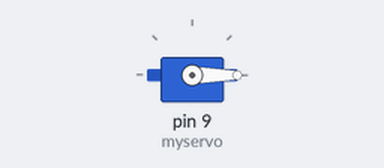
A sketch run on a simulated Arduino Uno, built with avr-gcc and run on an emulated ATmega328P. Shown: servo.

Above: at 0.05 s.
At 1.5 s:
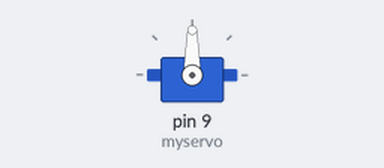
At 3.0 s:
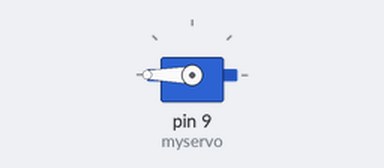
Timing chart, 0 to 6.9 s (numbered marks = the images above):
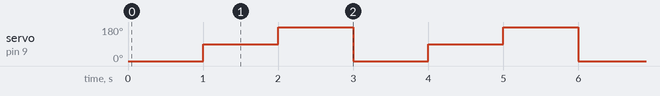

Measured:
- by itself, servo on pin 9 (myservo): repeats every 3.0 s: 180° 1.0 s, 0° 1.0 s, 90° 1.0 s

The sketch:

simpleServo.ino
```cpp
#include <Servo.h>
/*
 * red wire = positive power
 * black = ground
 * yellow = control signal, digital output.
 *
 * impuls frequency = 50Hz (20ms)
 * 500mks = 0 degrees
 * 2480mks = 180 degrees
 */

 //creating object to control
 Servo myservo;

void setup() {
  //attaching to 9 pin
  myservo.attach(9);
}

void loop() {
  //move to start (left)
  myservo.write(0);
  delay(1000);
  //move to center
  myservo.write(90);
  delay(1000);
  //move to end (right)
  myservo.write(180);
  delay(1000);
}
```
